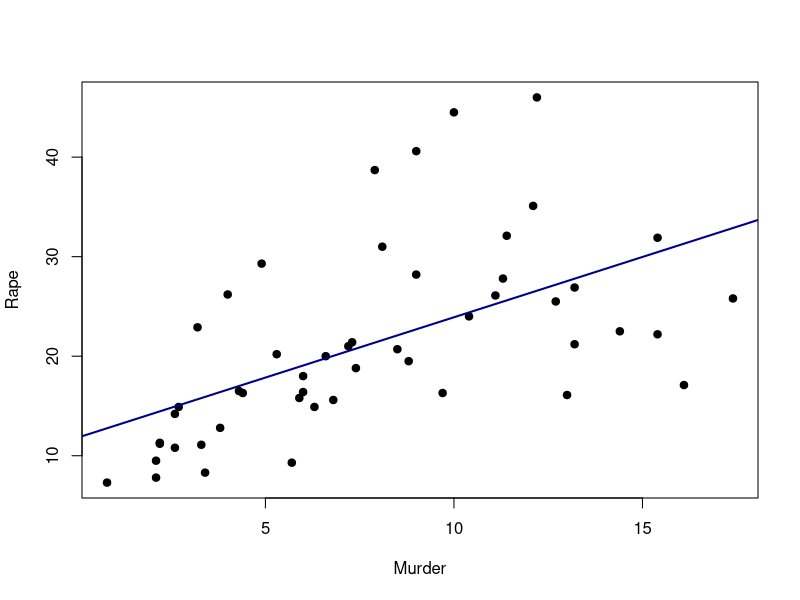

R code for this plot:
#===============================================================================
# Name   : Curso Master en R: desde principiante a experto 
# Author : Jonathan Medina
# Version: v3
# Aim    : Functions
#===============================================================================

# FUNCION SUCESOR
sucesor <- function(num){
num2 <- num + 1
num2
}
sucesor(11) # HACER LLAMADO A LA FUNCION SUCESOR
# FUNCION CUADRADO
cuadrado <- function(val = 8){
Cval <- val^2
Cval
}
cuadrado(9)
cuadrado(12)
cuadrado()
cuadrado(13) # HACER LLAMADO A LA FUNCION CUADRADO
# FUNCION DIFERENCIA CUADRADO
diferencia_cuadrado <- function(y = 8, x = 6){
dif_val <- y^2 - x^2
dif_val
}
diferencia_cuadrado()
diferencia_cuadrado(6, 4)
diferencia_cuadrado(y = 10, x = 9)
diferencia_cuadrado(x = 9, y = 10)
diferencia_cuadrado(y = 10, x = 11) # HACER LLAMADO A LA FUNCION DIFERENCIA CUADRADO
# FUNCION DIFERENCIA CUADRADO CON VALOR ABSOLUTO EN LA OPERACION DESCRITA
diferencia_cuadrado <- function(y = 8, x = 6){
dif_val <- y^2 - x^2
abs(dif_val)
}
diferencia_cuadrado(y = 10, x = 11) # HACER LLAMADO A LA FUNCION 
# HACER LLAMADO AL DATASET USArrests
data(USArrests)
View(USArrests)
str(USArrests) # MUESTRA LA ESTRUCTURA INTERNA DEL DATAFRAME USArrests
n <- dim(USArrests)
n
n[2]
sapply(USArrests, function(x) sum(is.na(x))) # na.rm = TRUE; mean, sd, var, length
sapply(USArrests, function(x) sum(x == 0)) # No hay valores faltantes por columna
media_col <- function(x){
media <- sum(x)/length(x)
media
}
round(media_col(USArrests$Murder), digits = 2)
round(media_col(USArrests$Assault), digits = 2)
round(media_col(USArrests$UrbanPop), digits = 2)
round(media_col(USArrests$Rape), digits = 2)
round(media_col(USArrests$Murder), 2)
names(USArrests)
mean(USArrests$Murder)
round(sd(USArrests$Murder), digits = 2)
# LOOPS
for (i in 1:n[2]){
media <- mean(USArrests[,i])
media <- round(media, digits = 2)
print(media)
}
USArrests[,1]
# GRAFICAS
regreg <- lm(Rape ~ Murder, data = USArrests)
plot(x = USArrests$Murder, y = USArrests$Rape, pch = 19, xlab = "Murder", ylab = "Rape")
abline(regreg, lty = 1, lwd = 2, col = "darkblue")
summary(regreg)